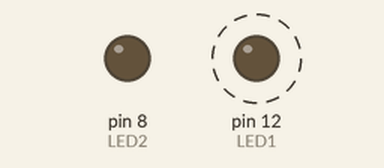
Bench run of a sketch on a simulated Arduino Uno, built with avr-gcc and run on an emulated ATmega328P. On the bench: output pins drawn as LEDs (lit = HIGH). Dashed ring = blinking.

Above: at 0.5 s.
At 3.5 s:
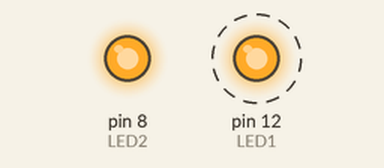
Timing chart, 0 to 5.2 s (numbered marks = the images above):
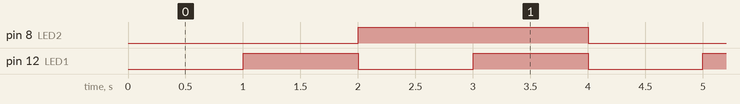

Measured:
- by itself, pin 8 (LED2): alternates HIGH for 2.0 s and LOW for 2.0 s
- by itself, pin 12 (LED1): alternates HIGH for 1.0 s and LOW for 1.0 s
- by itself, everything shown: repeats every 4.0 s, in 4 steps

The sketch:

Task2.ino
```cpp
const int LED1 = 12;
const int LED2 = 8;

bool state1 = LOW;
bool state2 = LOW;

int count = 0;

void setup() {
  // put your setup code here, to run once:
  pinMode(LED1, OUTPUT);
  pinMode(LED2, OUTPUT);

  digitalWrite(LED1, state1);
  digitalWrite(LED2, state2);
}

void loop() {
  // put your main code here, to run repeatedly:
  delay(1000);
  state1 = !state1;
  digitalWrite(LED1, state1);

  count++;

  if (count % 2 == 0){
    state2 = !state2;
    digitalWrite(LED2, state2);
  }
}
```
